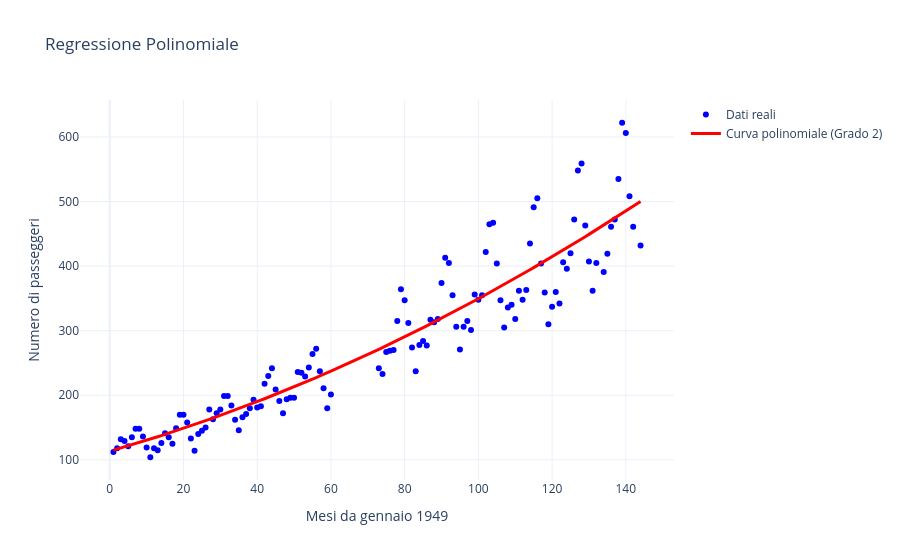

This figure's notebook cell:
### Markdown cell above
### Es 1
Hai a disposizione un file `data.csv` contenente dati mensili di traffico aereo con due colonne:

- `date`: data in formato `YYYY-MM` (mese/anno)
- `passengers`: numero di passeggeri per quel mese


Costruisci un modello di **regressione polinomiale** che approssima l’andamento del numero di passeggeri nel tempo.

1. Carica il dataset.
2. Convertilo in un formato numerico utilizzando una colonna `mese_numerico` che conti i mesi a partire da gennaio 1949.
3. Applica una regressione polinomiale (grado a tua scelta).
4. Calcola l’RMSE tra i valori reali e quelli predetti.
5. Visualizza i dati reali e la curva stimata con Plotly.

### Code cell
import pandas as pd
import numpy as np
from sklearn.linear_model import LinearRegression
from sklearn.preprocessing import PolynomialFeatures
from sklearn.pipeline import make_pipeline
import plotly.graph_objects as go
from sklearn.metrics import root_mean_squared_error

df = pd.read_csv("dati/data.csv")
df = df.dropna(subset=['passengers', 'date'])

meseNum = (df['date'].str.split('-', expand=True).astype(int)[0]-1949)*12 + df['date'].str.split('-', expand=True).astype(int)[1]
df["mese_numerico"]=meseNum
X = df[["mese_numerico"]]
y = df["passengers"]

grado_polinomio = 2
model_poly2 = make_pipeline(PolynomialFeatures(grado_polinomio), LinearRegression())
model_poly2.fit(X, y)

y_pred = model_poly2.predict(X)

rmse = root_mean_squared_error(y, y_pred)
print(f"RMSE: {rmse:.2f}")

fig = go.Figure()

fig.add_trace(go.Scatter(
    x=df["mese_numerico"], 
    y=y, 
    mode='markers', 
    name='Dati reali',
    marker=dict(color='blue')
))

fig.add_trace(go.Scatter(
    x=df["mese_numerico"], 
    y=y_pred, 
    mode='lines', 
    name=f'Curva polinomiale (Grado {grado_polinomio})',
    line=dict(color='red', width=3)
))

fig.update_layout(
    title='Regressione Polinomiale',
    xaxis_title='Mesi da gennaio 1949',
    yaxis_title='Numero di passeggeri',
    template='plotly_white'
)

fig.show()

### Figure 1 — Plotly figure (JSON) as saved in the notebook; plotly's stock layout.template omitted (floating-point values rounded to 4 significant figures; data arrays with more than 128 entries replaced by an {"elided": "..."} marker saying what was removed)
{"data": [{"marker": {"color": "blue"}, "mode": "markers", "name": "Dati reali", "type": "scatter", "x": {"elided": "130 int values"}, "y": {"elided": "130 int values"}}, {"line": {"color": "red", "width": 3}, "mode": "lines", "name": "Curva polinomiale (Grado 2)", "type": "scatter", "x": {"elided": "130 int values"}, "y": {"elided": "130 float values"}}], "layout": {"title": {"text": "Regressione Polinomiale"}, "xaxis": {"title": {"text": "Mesi da gennaio 1949"}}, "yaxis": {"title": {"text": "Numero di passeggeri"}}}}
